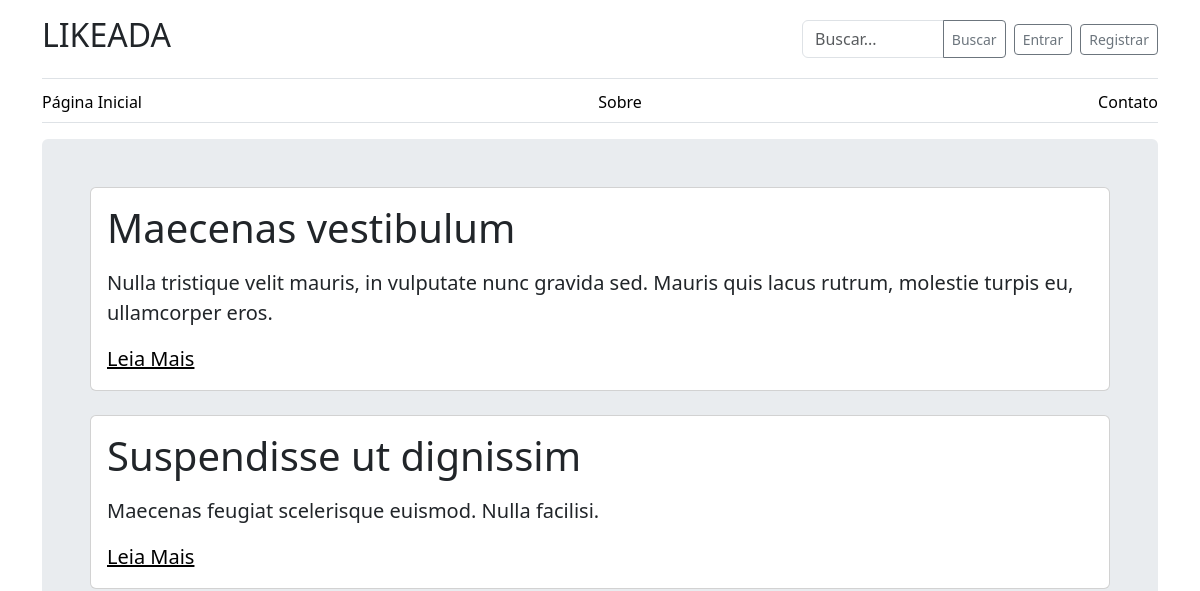
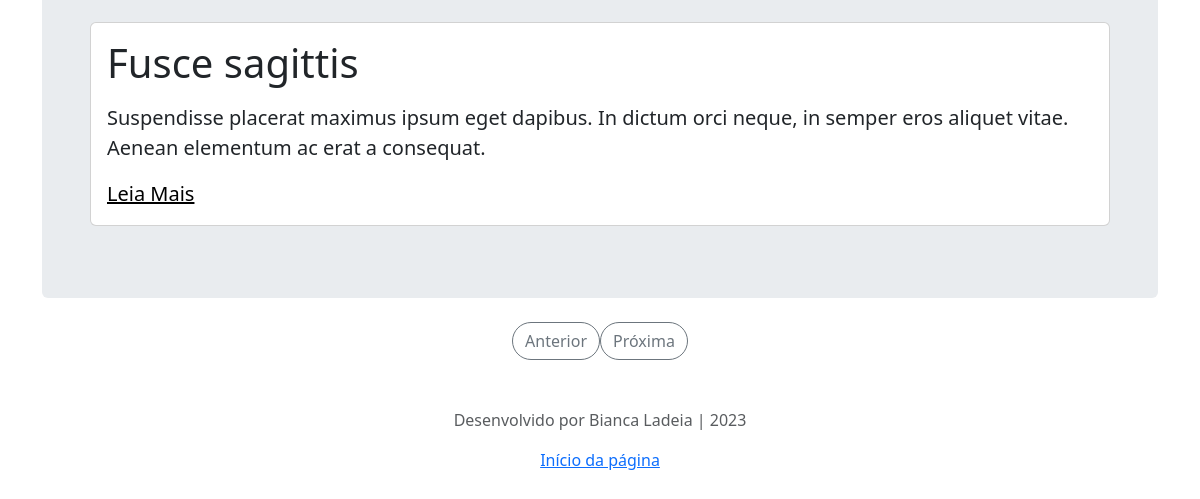
Before: / with the older database file (2 pictures, top to bottom).
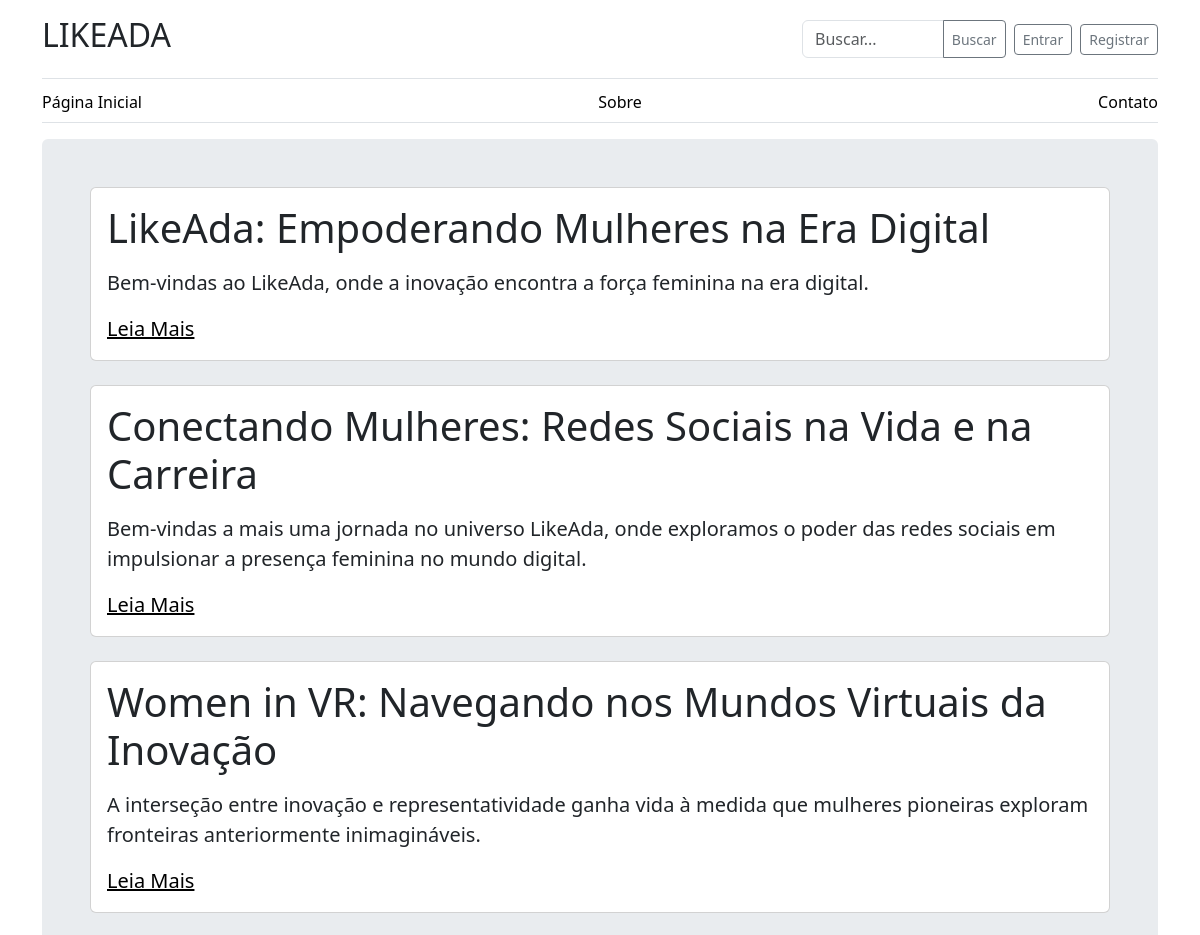
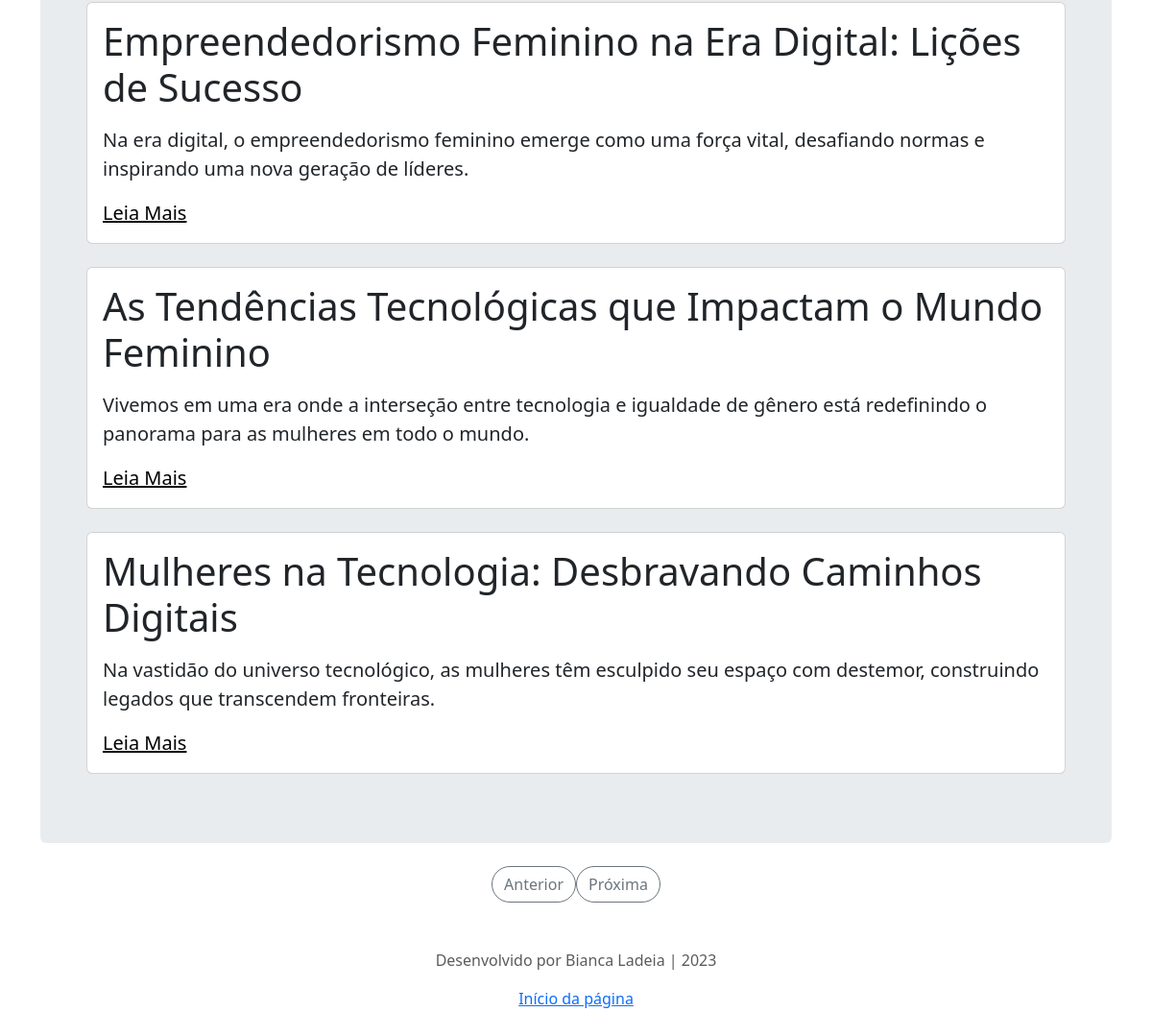
After: the same page with the newer database file (2 pictures, top to bottom).
### blog/models.py (models this page shows, shortened)
class Post(models.Model):
    title = models.CharField(max_length=100)
    description = models.TextField(max_length=250)
    content = models.TextField()
    created_at = models.DateTimeField(auto_now_add=True)
    author = models.ForeignKey(User, on_delete=models.PROTECT)
    class Meta:
        verbose_name = 'Post'
        verbose_name_plural = 'Posts'

### blog/views.py (the view)
# urls.py: path('', views.home, name='home'),
def home(request):
    search_form = SearchForm()
    posts = Post.objects.all().order_by('-created_at')
    is_authenticated = request.user.is_authenticated
    return render(request, 'home.html', {'posts': posts, 'search_form': search_form, 'is_authenticated': is_authenticated})

### blog/forms.py
class SearchForm(forms.Form):
    query = forms.CharField(max_length=100)

### blog/templates/home.html
{% extends 'base.html' %}
{% block content %}
    <div class="p-4 p-md-5 mb-4 rounded text-body-emphasis bg-body-secondary">
        {% for post in posts %}
            <div class="card">
                <div class="card-body">
                    <h5 class="display-6">{{ post.title }}</h5>
                    <p class="lead my-3">{{ post.description }}</p>
                    <a href="{% url 'post_detail' id=post.id %}" class="lead my-4 text-body-emphasis">Leia Mais</a>
                </div>
            </div> <br>
        {% endfor %}
    </div>
        <nav class="blog-pagination" aria-label="Pagination" style="display: flex; justify-content: center;">
            <a class="btn btn-outline-secondary rounded-pill" href="#">Anterior</a>
            <a class="btn btn-outline-secondary rounded-pill" href="#">Próxima</a>
        </nav>
{% endblock %}

### templates/base.html (shortened to what this page needs)
<!DOCTYPE html>
<html lang="en">
<head>
    <link href="https://cdn.jsdelivr.net/npm/bootstrap@5.3.1/dist/css/bootstrap.min.css" rel="stylesheet">
</head>
    <div class="container">
        <header class="border-bottom lh-1 py-3">
        <div class="row flex-nowrap justify-content-between">
            <div class="col-8 bi-text-left">
                <h2 class="blog-header-logo">LIKEADA</h2>
            </div>
            <div class="col-4 d-flex justify-content-end align-items-center">
                <form class="form-inline" action="{% url 'search_results' %}" method="get">
                    <div class="input-group">
                        <input type="text" class="form-control" name="q" placeholder="Buscar...">
                        <button class="btn btn-sm btn-outline-secondary" type="submit">Buscar</button>
                    </div>
                </form>
                {% if user.is_authenticated %}
                    <form action="{% url 'logout' %}" method="post" class="d-inline">
                        {% csrf_token %}
                        <a href="{% url 'logout'%}?next={{request.path}}" class="btn btn-sm btn-outline-secondary ms-2">Logout</a>
                    </form>
                    <span class="ms-2">Bem-vindo, {{ user.username }}!</span>
                    {% else %}
                        <a type="button" href="{% url 'login' %}?next={{request.path}}" class="btn btn-sm btn-outline-secondary ms-2">Entrar</a>
                        <a type="button" href="{% url 'register' %}" class="btn btn-sm btn-outline-secondary ms-2">Registrar</a>
                {% endif %}
            </div>
    </div>
        </header>
        <div class="nav-scroller py-1 mb-3 border-bottom">
            <nav class="nav nav-underline justify-content-between">
                <a class="nav-item nav-link link-body-emphasis" href="{% url 'home'%}">Página Inicial</a>
                <a class="nav-item nav-link link-body-emphasis" href="{% url 'about' %}">Sobre</a>
                <a class="nav-item nav-link link-body-emphasis" href="{% url 'contact' %}">Contato</a>
            </nav>
        </div>
<body>
    <main>
        {% block content %}
        {% endblock %}
    </main>
    <footer class="py-5 text-center text-body-secondary">
        <p>Desenvolvido por Bianca Ladeia | 2023</p>
        <p class="mb-0">
        <a href="#">Início da página</a>
        </p>
    </footer>
</body>
</html>

### templates/base.html (style rules this page uses)
.nav-scroller { position: relative; z-index: 2; height: 2.75rem; overflow-y: hidden; }
.nav-scroller .nav { display: flex; flex-wrap: nowrap; padding-bottom: 1rem; margin-top: -1px; overflow-x: auto; text-align: center; white-space: nowrap; -webkit-overflow-scrolling: touch; }

Changed rows visible on the page:
removed Post: title "Maecenas vestibulum", description "Nulla tristique velit mauris, in vulputate nunc gravida sed. Mauris quis lacus rutrum, molestie turpis eu, ullamcorper eros."
removed Post: title "Suspendisse ut dignissim", description "Maecenas feugiat scelerisque euismod. Nulla facilisi."
removed Post: title "Fusce sagittis", description "Suspendisse placerat maximus ipsum eget dapibus. In dictum orci neque, in semper eros aliquet vitae. Aenean elementum ac erat a consequat."
added Post: title "LikeAda: Empoderando Mulheres na Era Digital", description "Bem-vindas ao LikeAda, onde a inovação encontra a força feminina na era digital."
added Post: title "Conectando Mulheres: Redes Sociais na Vida e na Carreira", description "Bem-vindas a mais uma jornada no universo LikeAda, onde exploramos o poder das redes sociais em impulsionar a presença feminina no mundo digital."
added Post: title "Women in VR: Navegando nos Mundos Virtuais da Inovação", description "A interseção entre inovação e representatividade ganha vida à medida que mulheres pioneiras exploram fronteiras anteriormente inimagináveis."
added Post: title "Empreendedorismo Feminino na Era Digital: Lições de Sucesso", description "Na era digital, o empreendedorismo feminino emerge como uma força vital, desafiando normas e inspirando uma nova geração de líderes."
added Post: title "As Tendências Tecnológicas que Impactam o Mundo Feminino", description "Vivemos em uma era onde a interseção entre tecnologia e igualdade de gênero está redefinindo o panorama para as mulheres em todo o mundo."
added Post: title "Mulheres na Tecnologia: Desbravando Caminhos Digitais", description "Na vastidão do universo tecnológico, as mulheres têm esculpido seu espaço com destemor, construindo legados que transcendem fronteiras."
